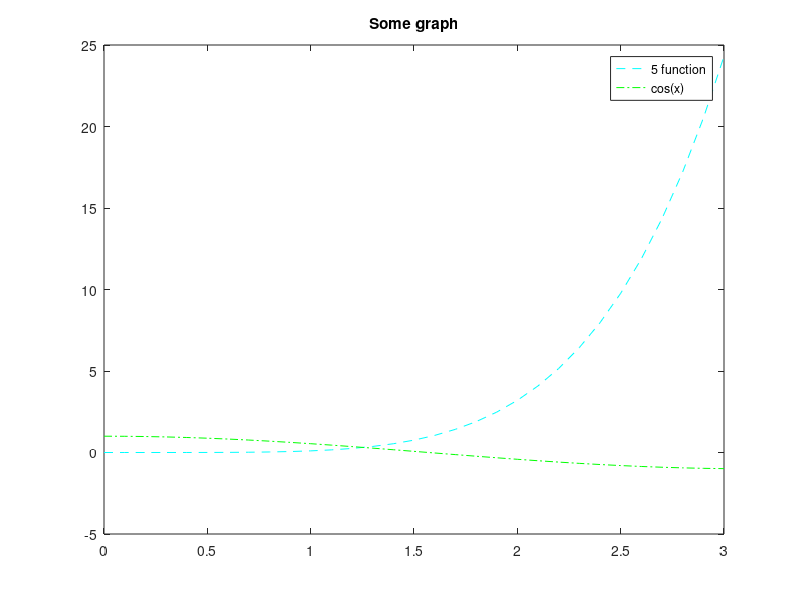

Here is the MATLAB script that generated this plot:
x=0:0.1:3;
plot(x, x.^5/10, "--c;5 function;", x, cos(x), "-.g;cos(x);");
title("Some graph");

#figure(1);
#plot(x, x.^5/10, "--k;5 function;");
#figure(2);
#plot(x, cos(x), "--r;cos(x);");
